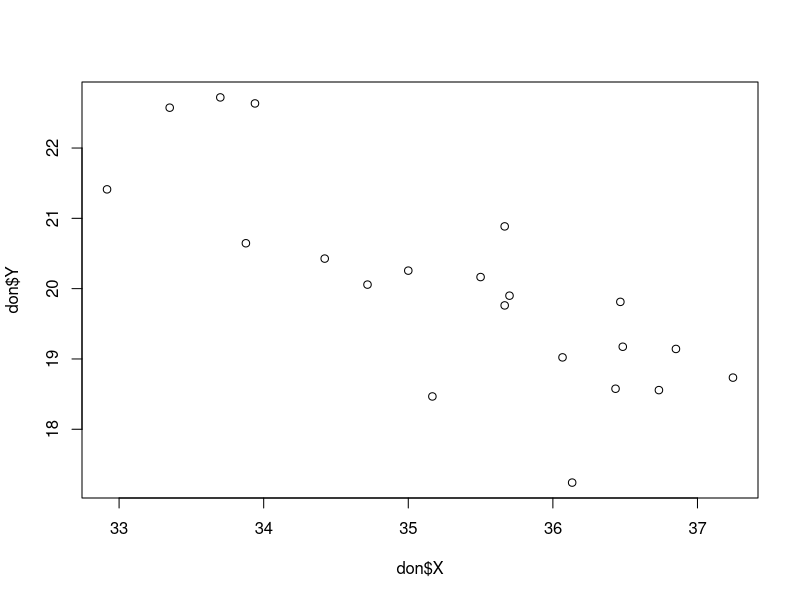
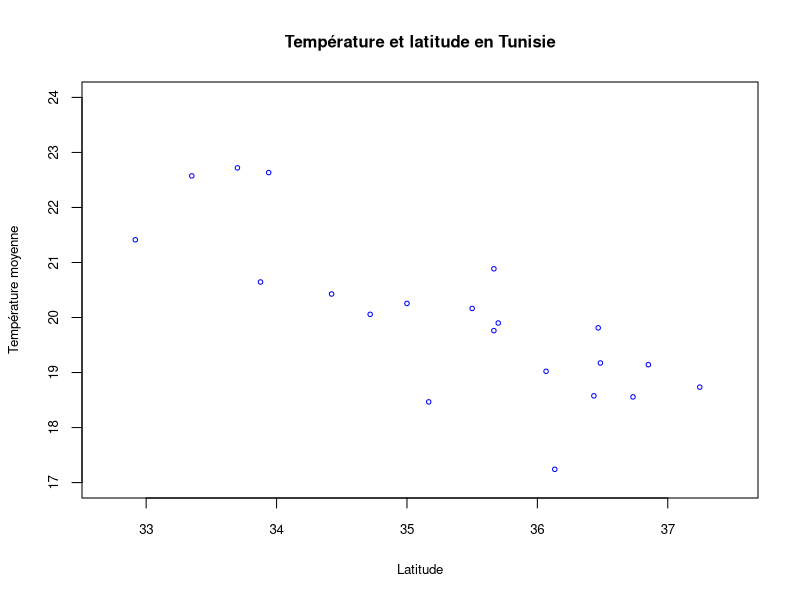
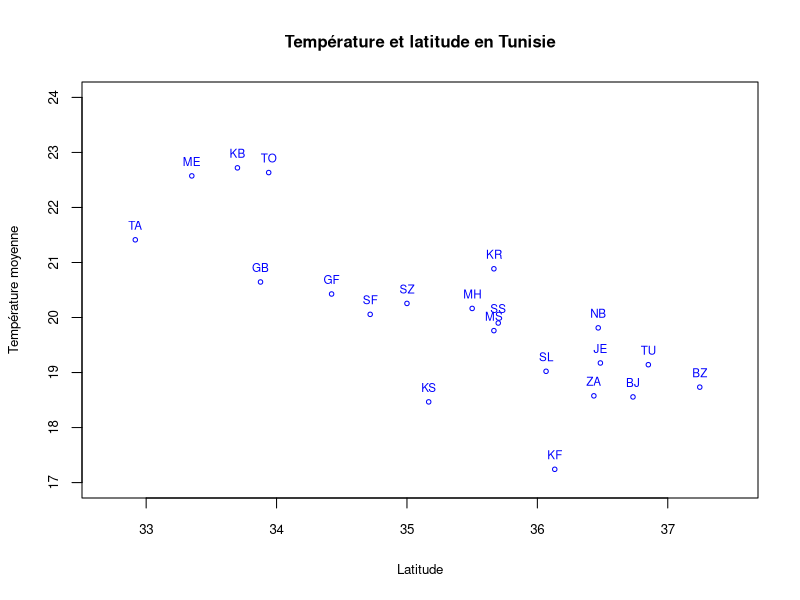
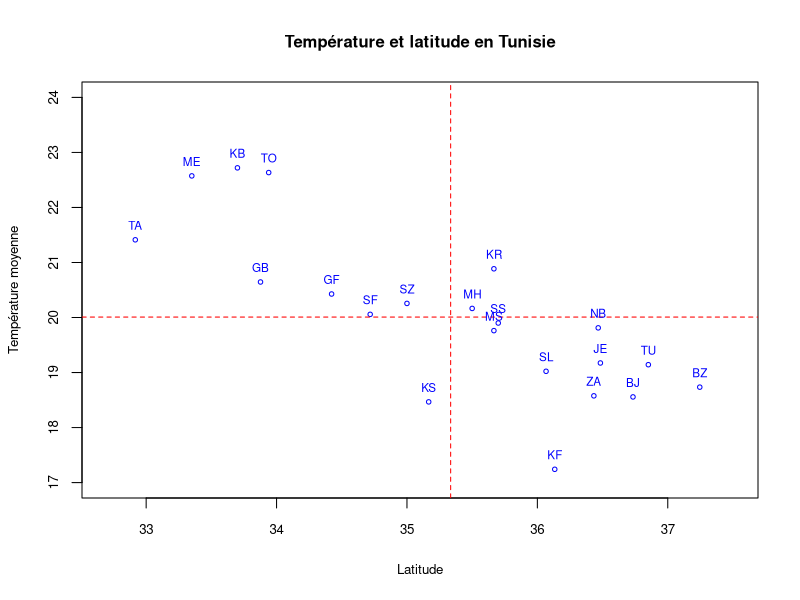
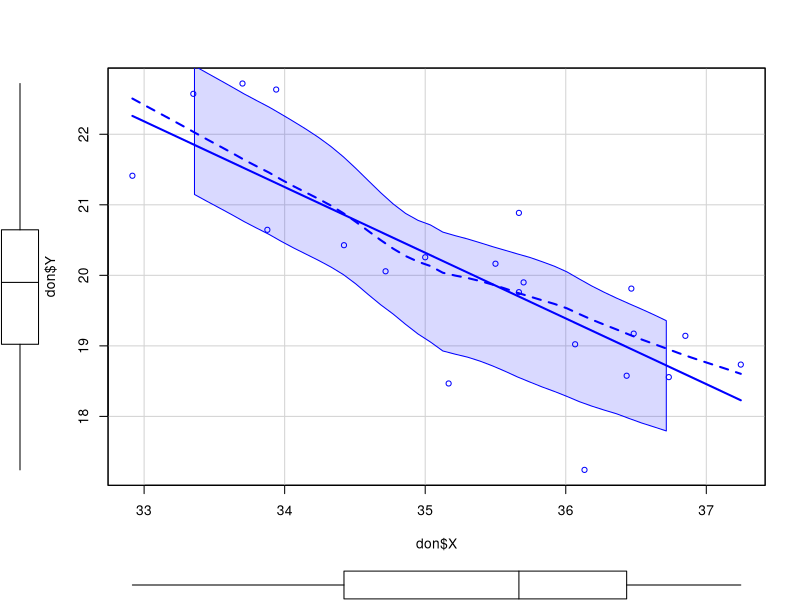
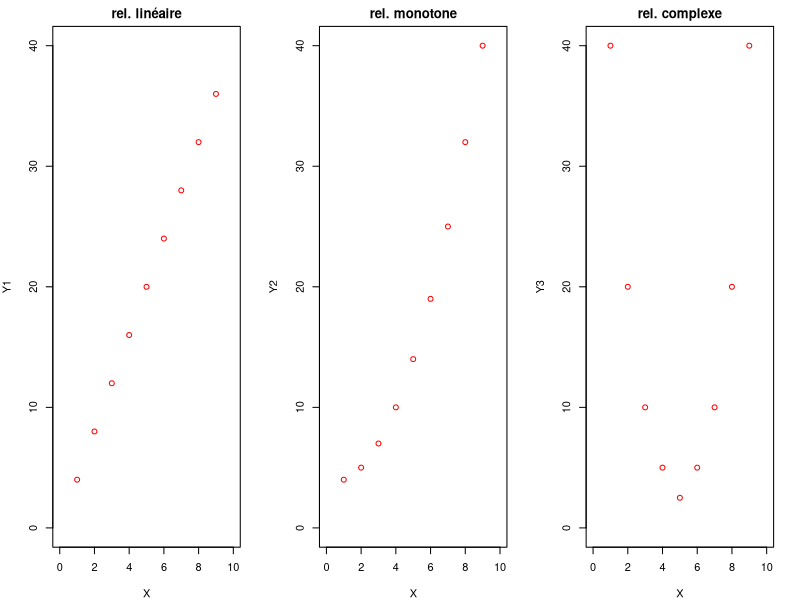
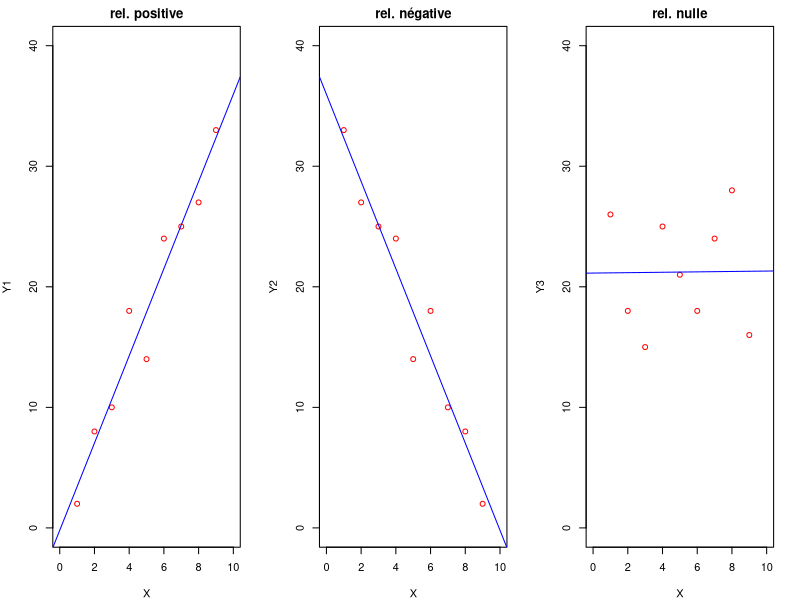
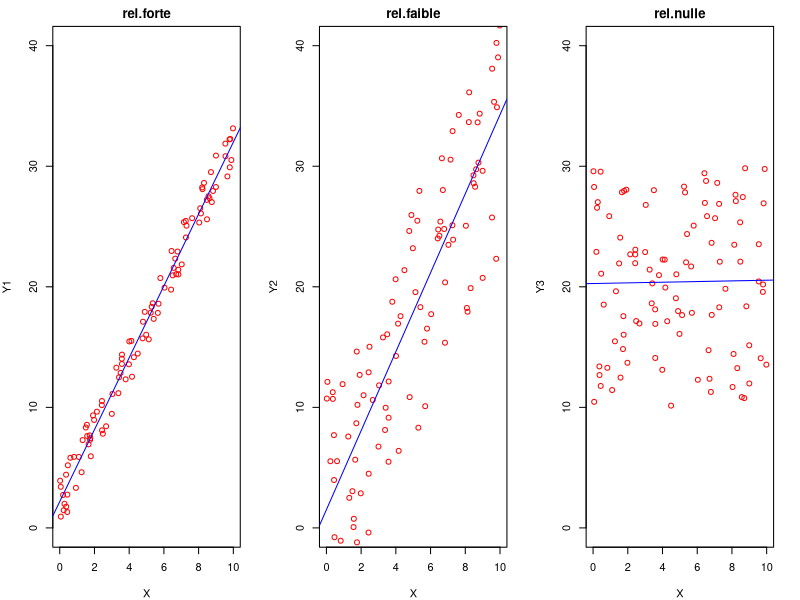

Generate these figures, in order, with R:
## ---- chunk 1
# Importantc: définit les options pr défaut
knitr::opts_chunk$set(echo = TRUE,  # n'affiche pas le code R
                      warning = FALSE,
                      message = FALSE)
library(knitr)  # Pour afficher les tableaux avec kable
library(readxl) #
## ---- chunk 2
#| attr-input: "style='font-size: 2em'"
#| attr-output: "style='font-size: 1em'"
#| echo: true
#| output-location: column
# Importe les données
library(readxl)
don<-read_xlsx(path = "TUN-CLIMAT/tun_climat.xlsx",
              sheet = "data")
kable(don, caption = "Tableau de données")
## ---- chunk 3
#| attr-input: "style='font-size: 2em'"
#| attr-output: "style='font-size: 1em'"
#| echo: true
#| output-location: column
# Importe les métadonnées
meta<-read_xlsx(path = "TUN-CLIMAT/tun_climat.xlsx",
              sheet = "meta")
kable(meta, caption = "Tableau de métadonnées")
## ---- chunk 4
#| attr-input: "style='font-size: 2em'"
#| attr-output: "style='font-size: 1em'"
#| echo: true
#| output-location: column
don<-don[,c("code","nom","lat","tmoy")]
colnames(don)<-c("code","nom","X","Y")
kable(head(don))
## ---- chunk 5
# Pour la version française
titre <- "Température et latitude en Tunisie"
nomX <- "Latitude"
nomY <- "Température moyenne"



## ---- chunk 6
#| attr-input: "style='font-size: 2em'"
#| attr-output: "style='font-size: 1em'"
#| echo: true
#| output-location: column
plot(don$X,don$Y)
## ---- chunk 7
plot(don$X,don$Y,
     main = titre,   # titre
     cex.main = 1,      # police du titre
     cex.sub = 0.6,     # police du sous-titre
     xlab = nomX,    # nom de l'axe X
     xlim = c(32.7,37.5),   # intervalle de l'axe X
     ylab = nomY,    # nom de l'axe Y
    ylim = c(17,24),    # intervalle de l'axe Y
     cex.axis = 0.8,    # police des gradations d'axes
     cex.lab = 0.8,     # police des noms d'axes
     cex = 0.6,         # taille des symboles
     col = "blue")       # couleur des symboles
## ---- chunk 8
plot(don$X,don$Y,
     main = titre,   # titre
     cex.main = 1,      # police du titre
     cex.sub = 0.6,     # police du sous-titre
     xlab = nomX,    # nom de l'axe X
     xlim = c(32.7,37.5),   # intervalle de l'axe X
     ylab = nomY,    # nom de l'axe Y
    ylim = c(17,24),    # intervalle de l'axe Y
     cex.axis = 0.8,    # police des gradations d'axes
     cex.lab = 0.8,     # police des noms d'axes
     cex = 0.6,         # taille des symboles
     col = "blue")       # couleur des symboles
text(x = don$X,
     y = don$Y,
     label = don$code,
     cex = 0.7,
     pos=3,
     col = "blue")
## ---- chunk 9
plot(don$X,don$Y,
     main = titre,   # titre
     cex.main = 1,      # police du titre
     cex.sub = 0.6,     # police du sous-titre
     xlab = nomX,    # nom de l'axe X
     xlim = c(32.7,37.5),   # intervalle de l'axe X
     ylab = nomY,    # nom de l'axe Y
    ylim = c(17,24),    # intervalle de l'axe Y
     cex.axis = 0.8,    # police des gradations d'axes
     cex.lab = 0.8,     # police des noms d'axes
     cex = 0.6,         # taille des symboles
     col = "blue")       # couleur des symboles

# Ajout d'une ligne horizontale  correspondant à la moyenne de Y
abline(h=mean(don$Y),col="red",lwd = 1, lty = 2)
# Ajout d'une ligne verticlae  correspondant à la moyenne de X
abline(v=mean(don$X),col="red",lwd = 1, lty = 2)

text(x = don$X,
     y = don$Y,
     label = don$code,
     cex = 0.7,
     pos=3,
     col = "blue")


## ---- chunk 10
#| attr-input: "style='font-size: 2em'"
#| attr-output: "style='font-size: 1em'"
#| echo: true
#| output-location: column
library(car)
scatterplot(don$X,don$Y)
## ---- chunk 11
par(mfrow=c(1,3),mar=c(4,4,2,2))
X<-c(1,2,3,4,5,6,7,8,9)
Y1<-c(4,8,12,16,20,24,28,32,36)
plot(X,Y1, xlim=c(0,10),ylim=c(0,40),main="rel. linéaire",col="red")

Y2<-c(4,5,7,10,14,19,25,32,40)
plot(X,Y2, xlim=c(0,10),ylim=c(0,40), main="rel. monotone",col="red")
Y3<-c(40,20,10,5,2.5,5,10,20,40)
plot(X,Y3, xlim=c(0,10),ylim=c(0,40),main="rel. complexe", col="red")

## ---- chunk 12
par(mfrow=c(1,3),mar=c(4,4,2,2))
X<-c(1,2,3,4,5,6,7,8,9)
Y1<-c(2,8,10,18,14,24,25,27,33)
plot(X,Y1, xlim=c(0,10),ylim=c(0,40),main="rel. positive",col="red")
abline(lm(Y1~X),col="blue")
Y2<-c(33, 27, 25, 24, 14, 18, 10, 8, 2)
plot(X,Y2, xlim=c(0,10),ylim=c(0,40), main="rel. négative",col="red")
abline(lm(Y2~X),col="blue")
Y3<-c(26,18, 15, 25, 21,18, 24, 28,16)
plot(X,Y3, xlim=c(0,10),ylim=c(0,40),main="rel. nulle", col="red")
abline(lm(Y3~X),col="blue")

## ---- chunk 13
library(car)
par(mfrow=c(1,3),mar=c(4,4,2,2))
X<-runif(n=100)*10
Y<-3*X+2
Y1 = Y+runif(n=100, min=-2,max=+2)
plot(X,Y1,xlim=c(0,10),ylim=c(0,40),main="rel.forte",col="red")
abline(lm(Y1~X),col="blue")
Y2 = Y+runif(n=100, min=-10,max=+10)
plot(X,Y2,xlim=c(0,10),ylim=c(0,40),main="rel.faible",col="red")
abline(lm(Y2~X),col="blue")
Y3 = runif(n=100, min=10,max=30)
plot(X,Y3,xlim=c(0,10),ylim=c(0,40),main="rel.nulle",col="red")
abline(lm(Y3~X),col="blue")
## ---- chunk 14
library(car)
par(mfrow=c(1,3),mar=c(4,4,2,2))
X<-runif(n=4)*10
Y<-3*X+10
Y1 = Y+runif(n=4, min=-5,max=+5)
plot(X,Y1,xlim=c(0,10),ylim=c(0,40),main="rel.non signif.",col="red")
abline(lm(Y1~X),col="blue")


X<-runif(n=10)*10
Y<-3*X+10
Y2 = Y+runif(n=10, min=-15,max=+15)
plot(X,Y2,xlim=c(0,10),ylim=c(0,40),main="rel.signif.",col="red")
abline(lm(Y2~X),col="blue")

X<-runif(n=100)*10
Y<-3*X+10
Y3 = Y+runif(n=20, min=-20,max=+20)
plot(X,Y3,xlim=c(0,10),ylim=c(0,40),main="rel.très signif.",col="red")
abline(lm(Y3~X),col="blue")


## ---- chunk 15
cor(don$X,don$Y)
cor(don$X,don$Y, method = "spearman")


## ---- chunk 16
par(mfrow=c(1,2),mar=c(4,4,2,2))
X<-c(1,2,3,4,5,6,7,8,9)
Y<-c(4,8,12,16,20,24,28,32,36)
pears<-cor(X,Y,method = "pearson")
spear<-cor(X,Y,method = "spearman")
titre<-paste("Pears= ", round(pears,digits = 2)," / Spear=", round(spear,digits=2))
plot(X,Y, main = titre, col="red",cex.main=0.9)
abline(lm(Y~X),col="blue")

X<-c(1,2,3,4,5,6,7,8,9)
Y<-c(1,2,4,8,16,32,64,128,254)
pears<-cor(X,Y,method = "pearson")
spear<-cor(X,Y,method = "spearman")
titre<-paste("Pears= ", round(pears,digits = 2)," / Spear=", round(spear,digits=2))
plot(X,Y, main = titre, col="red",cex.main=0.9)
abline(lm(Y~X),col="blue")
## ---- chunk 17
par(mfrow=c(1,2),mar=c(4,4,2,2))

X<-c(1,2,3,4,5,6,7,8,50)
Y<-c(10,9,8,7,6,5,4,3,50)
pears<-cor(X,Y,method = "pearson")
spear<-cor(X,Y,method = "spearman")
titre<-paste("Pears= ", round(pears,digits = 2)," / Spear=", round(spear,digits=2))
plot(X,Y, main = titre, col="red",cex.main=0.9)
abline(lm(Y~X),col="blue")


rankX<-rank(X)
rankY<-rank(Y)
pears<-cor(rankX,rankY,method = "pearson")
spear<-cor(rankX,rankY,method = "spearman")
titre<-paste("Pears=", round(pears,digits = 2)," / Spear=", round(spear,digits=2))
plot(rankX,rankY, main = titre, col="red", cex.main=0.9)
abline(lm(rankY~rankX),col="blue")
## ---- chunk 18
r2 <- 100*cor(don$X,don$Y)**2
r2
## ---- chunk 19

par(mfrow=c(1,3),mar=c(4,4,2,0))

X<-runif(n=100)*10
Y<-3*X+2
Y = Y+runif(n=100, min=-2,max=+2)
pears<-cor(X,Y,method = "pearson")
r2<-100*pears*pears
titre<-paste("r = ", round(pears,digits = 3)," / r2 =", round(r2,digits=1),"%")
plot(X,Y, main = titre, col="red",cex.main=0.9)
abline(lm(Y~X),col="blue")

X<-runif(n=100)*10
Y<-3*X+2
Y = Y+runif(n=100, min=-10,max=+10)
pears<-cor(X,Y,method = "pearson")
r2<-100*pears*pears
titre<-paste("r = ", round(pears,digits = 3)," / r2 =", round(r2,digits=1),"%")
plot(X,Y, main = titre, col="red",cex.main=0.9)
abline(lm(Y~X),col="blue")

X<-runif(n=100)*10
Y<-3*X+2
Y = Y+runif(n=100, min=-30,max=+30)
pears<-cor(X,Y,method = "pearson")
r2<-100*pears*pears
titre<-paste("r = ", round(pears,digits = 3)," / r2 =", round(r2,digits=1),"%")
plot(X,Y, main = titre, col="red",cex.main=0.9)
abline(lm(Y~X),col="blue")
## ---- chunk 20
par(mfrow=c(1,2),mar=c(4,4,2,2))

X <- c(1,4,5,7,10)
Y <-c(29,32,24,12,14)
t<-cor.test(X,Y)
titre<-paste("r2 = ",round(100*(cor(X,Y)**2),2), "% / p-value = ",round(t$p.value,4), sep="")
plot(X,Y,main=titre,cex.main=0.8,col="red")
abline(lm(Y~X),col="blue")




X<-runif(n=100)*10
Y<- -3*X+50
Y = Y+runif(n=100, min=-20,max=+20)
t<-cor.test(X,Y)
titre<-paste("r2 = ",round(100*(cor(X,Y)**2),2), "% / p-value = ",round(t$p.value,4), sep="")
plot(X,Y,main=titre,cex.main=0.8,col="red")
abline(lm(Y~X),col="blue")



## ---- chunk 21
cor.test(don$Y,don$X)
## ---- chunk 22
par(mfrow=c(1,1),mar=c(4,4,3,2))
X <- don$X
Y <- don$Y
t<-cor.test(X,Y)
titre<-paste("r =",round(cor(X,Y),3),"   /  r2 = ",round(100*(cor(X,Y)**2),0), "% / p-value = ",round(t$p.value,6), sep="")
plot(X,Y,main=titre,cex.main=0.8,col="red",xlab=nomX,ylab=nomY,cex.lab=0.7,cex.axis=0.7,cex=0)

abline(lm(Y~X),col="blue")
text(X,Y,don$code,cex=0.6,col="red")

